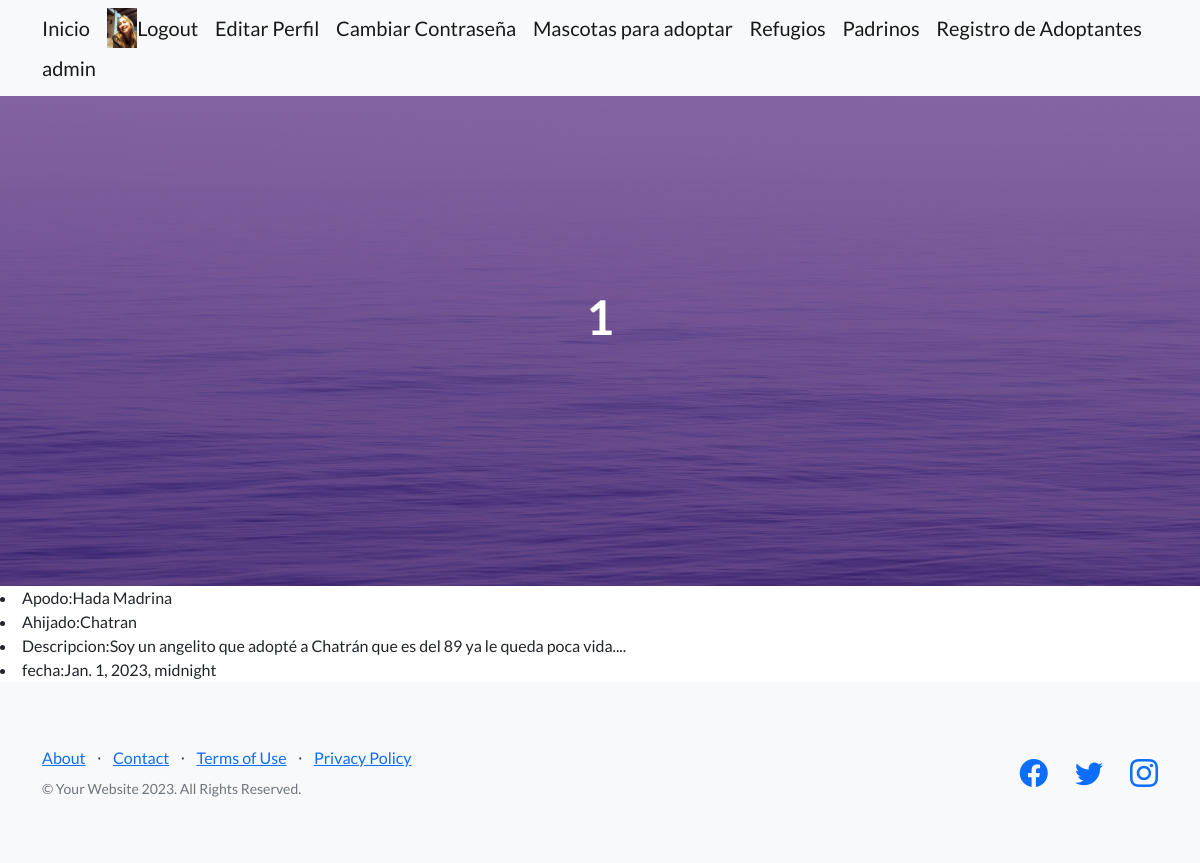
The page /padrino/1/ (signed in) on the database its author committed.
### DogsApp/models.py (models this page shows, shortened)
class Avatar(models.Model):
    user = models.OneToOneField(User,on_delete=models.CASCADE)
    imagen = models.ImageField(upload_to="avatares", null=True, blank=True)

### NewApp/models.py (models this page shows, shortened)
class Padrino(models.Model):
    apodo =models.CharField(max_length=50)
    ahijado = models.CharField(max_length=50)
    descripcion = models.TextField()
    fecha_inicio = models.DateTimeField()

### NewApp/views.py (the view)
# urls.py: path("padrino/<int:pk>/", views.PadrinoDetailView.as_view() ,name ="detail padrino"),
class PadrinoDetailView(DetailView):
    model = Padrino
    template_name = "temp_NApp/detail_padrino.html"
    success_url = reverse_lazy("listar padrino")

### NewApp/templates/temp_NApp/detail_padrino.html (shortened to what this page needs)
{% extends "padre/padre.html" %}
{% block main %}
<li> Apodo:{{padrino.apodo}}</li>
<li> Ahijado:{{padrino.ahijado}}</li>
<li> Descripcion:{{padrino.descripcion}}</li>
<li> fecha:{{padrino.fecha_inicio}}</li>
{% endblock main %}
{% block centro %}
{{padrino.id}}  <Base></Base>
{% endblock centro %}

### DogsApp/templates/padre/padre.html (shortened to what this page needs)
<!DOCTYPE html>
<html lang="en">
    {% load static  %}
    <head>
        <link href="https://cdn.jsdelivr.net/npm/bootstrap-icons@1.5.0/font/bootstrap-icons.css" rel="stylesheet" type="text/css" />
        <link href={% static "css/styles.css" %} rel="stylesheet" />
    </head>
    <body>
        <nav class="navbar navbar-light bg-light static-top">
            <div class="container">
                <a class="navbar-brand" href="/">Inicio</a>
                {% if request.user.is_authenticated %}
                {% if request.user.avatar.imagen %}
                <img src="{{request.user.avatar.imagen.url}}" alt ="" height="40px">
                {% endif %}
                <a class="navbar-brand" href='/logout/'>Logout</a>
                <a class="navbar-brand" href={% url "editar perfil"%}{{request.user.name}}>Editar Perfil</a>
                <a class="navbar-brand" href='/cambiar_password/'>Cambiar Contraseña</a>
                {% else %}
                <a class="navbar-brand" href='/registro/'>Registrarse</a>
                <a class="navbar-brand" href="{% url 'login' %}">Login</a>
                {% endif %}
                <a class="navbar-brand" href='/mascotas/'>Mascotas para adoptar</a>
                <a class="navbar-brand" href='/refugio/'>Refugios</a>
                <a class="navbar-brand" href='/padrino/'>Padrinos</a>
                <a class="navbar-brand" href='/adoptante/'>Registro de Adoptantes</a>
                <a class="navbar-brand" href="/admin/">admin</a>
            </div>
        </nav>
        <header class="masthead">
            <div class="container position-relative">
                <div class="row justify-content-center">
                    <div class="col-xl-6">
                        <div class="text-center text-white">
                            <h1 class="mb-5">
                                {% block centro %}{% endblock centro %}
                            </h1>
                        </div>
                    </div>
                </div>
            </div>
        </header>
        <main>
            {% block main %}
            {% endblock main %}</h1>
        {% block botoncitos %}
        <footer class="footer bg-light">
            <div class="container">
                <div class="row">
                    <div class="col-lg-6 h-100 text-center text-lg-start my-auto">
                        <ul class="list-inline mb-2">
                            <li class="list-inline-item"><a href="#!">About</a></li>
                            <li class="list-inline-item">⋅</li>
                            <li class="list-inline-item"><a href="#!">Contact</a></li>
                            <li class="list-inline-item">⋅</li>
                            <li class="list-inline-item"><a href="#!">Terms of Use</a></li>
                            <li class="list-inline-item">⋅</li>
                            <li class="list-inline-item"><a href="#!">Privacy Policy</a></li>
                        </ul>
                        <p class="text-muted small mb-4 mb-lg-0">&copy; Your Website 2023. All Rights Reserved.</p>
                    </div>
                    <div class="col-lg-6 h-100 text-center text-lg-end my-auto">
                        <ul class="list-inline mb-0">
                            <li class="list-inline-item me-4">
                                <a href="#!"><i class="bi-facebook fs-3"></i></a>
                            </li>
                            <li class="list-inline-item me-4">
                                <a href="#!"><i class="bi-twitter fs-3"></i></a>
                            </li>
                            <li class="list-inline-item">
                                <a href="#!"><i class="bi-instagram fs-3"></i></a>
                            </li>
                        </ul>
                    </div>
                </div>
            </div>
        </footer>
        {% endblock botoncitos %}
    </body>
</html>

### rows shown on the page
Padrino: id "1", apodo "Hada Madrina", ahijado "Chatran", descripcion "Soy un angelito que adopté a Chatrán que es del 89 ya le queda poca vida....", fecha_inicio "Jan. 1, 2023, midnight"
